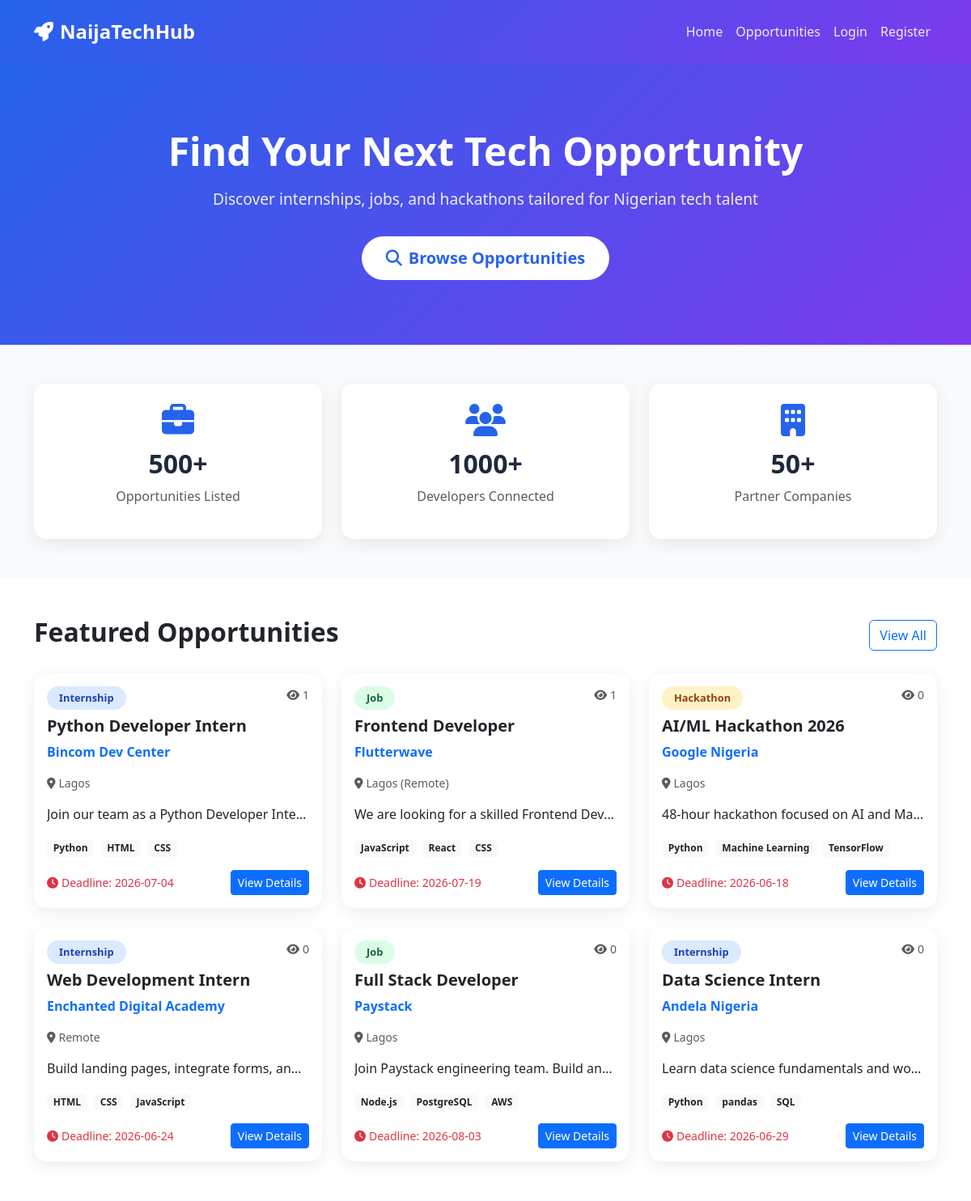
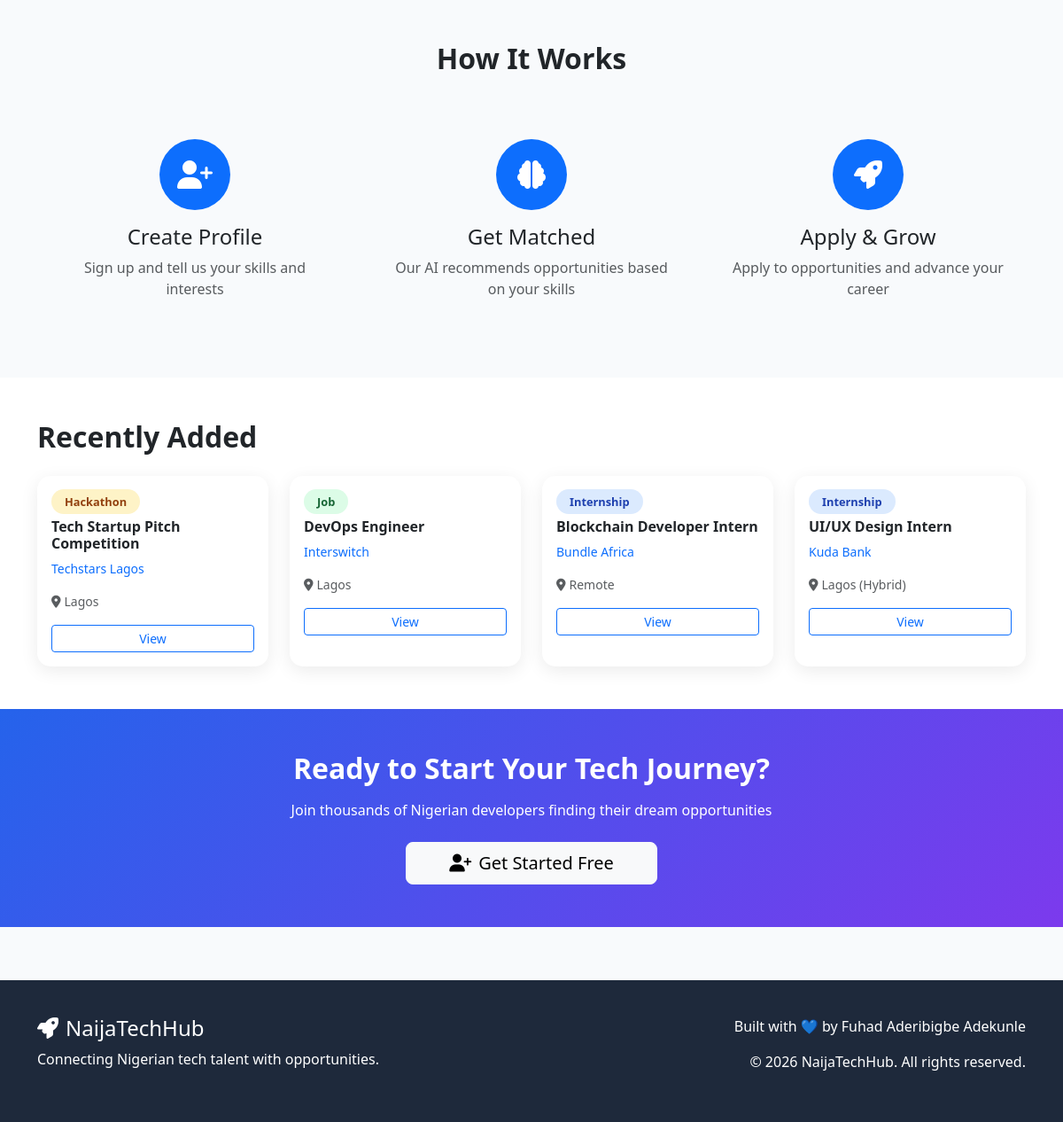
The page / on the database its author committed (2 pictures, top to bottom).
### app.py (models this page shows)
class Opportunity(db.Model):
    id = db.Column(db.Integer, primary_key=True)
    title = db.Column(db.String(200), nullable=False)
    company = db.Column(db.String(200), nullable=False)
    type = db.Column(db.String(50), nullable=False)
    location = db.Column(db.String(100), nullable=False)
    description = db.Column(db.Text, nullable=False)
    skills_required = db.Column(db.String(500), nullable=False)
    deadline = db.Column(db.Date, nullable=False)
    apply_link = db.Column(db.String(500), nullable=False)
    is_active = db.Column(db.Boolean, default=True)
    views = db.Column(db.Integer, default=0)
    created_at = db.Column(db.DateTime, default=datetime.utcnow)

### app.py (the view)
@app.route('/')
def home():
    featured = Opportunity.query.filter_by(is_active=True).order_by(Opportunity.views.desc()).limit(6).all()
    recent = Opportunity.query.filter_by(is_active=True).order_by(Opportunity.created_at.desc()).limit(4).all()
    return render_template('home.html', featured=featured, recent=recent)

### templates/home.html (shortened to what this page needs)
{% extends "base.html" %}
{% block content %}
<section class="hero">
    <div class="container">
        <h1>Find Your Next Tech Opportunity</h1>
        <p>Discover internships, jobs, and hackathons tailored for Nigerian tech talent</p>
        <a href="{{ url_for('opportunities') }}" class="btn btn-hero btn-lg">
            <i class="fas fa-search me-2"></i>Browse Opportunities
        </a>
    </div>
</section>
<section class="py-5">
    <div class="container">
        <div class="row g-4">
            <div class="col-md-4">
                <div class="stat-card">
                    <i class="fas fa-briefcase"></i>
                    <h3>500+</h3>
                    <p class="text-muted">Opportunities Listed</p>
                </div>
            </div>
            <div class="col-md-4">
                <div class="stat-card">
                    <i class="fas fa-users"></i>
                    <h3>1000+</h3>
                    <p class="text-muted">Developers Connected</p>
                </div>
            </div>
            <div class="col-md-4">
                <div class="stat-card">
                    <i class="fas fa-building"></i>
                    <h3>50+</h3>
                    <p class="text-muted">Partner Companies</p>
                </div>
            </div>
        </div>
    </div>
</section>
<section class="py-5 bg-white">
    <div class="container">
        <div class="d-flex justify-content-between align-items-center mb-4">
            <h2 class="fw-bold">Featured Opportunities</h2>
            <a href="{{ url_for('opportunities') }}" class="btn btn-outline-primary">View All</a>
        </div>
        <div class="row g-4">
            {% for opp in featured %}
            <div class="col-md-6 col-lg-4">
                <div class="card h-100">
                    <div class="card-body">
                        <div class="d-flex justify-content-between align-items-start mb-2">
                            <span class="badge-type badge-{{ opp.type }}">{{ opp.type.title() }}</span>
                            <small class="text-muted"><i class="fas fa-eye me-1"></i>{{ opp.views }}</small>
                        </div>
                        <h5 class="card-title fw-bold">{{ opp.title }}</h5>
                        <p class="text-primary fw-semibold">{{ opp.company }}</p>
                        <p class="text-muted small"><i class="fas fa-map-marker-alt me-1"></i>{{ opp.location }}</p>
                        <p class="card-text text-truncate">{{ opp.description[:100] }}...</p>
                        <div class="mb-3">
                            {% for skill in opp.skills_required.split(',')[:3] %}
                                <span class="badge bg-light text-dark me-1">{{ skill.strip() }}</span>
                            {% endfor %}
                        </div>
                        <div class="d-flex justify-content-between align-items-center">
                            <small class="text-danger"><i class="fas fa-clock me-1"></i>Deadline: {{ opp.deadline }}</small>
                            <a href="{{ url_for('opportunity_detail', id=opp.id) }}" class="btn btn-primary btn-sm">View Details</a>
                        </div>
                    </div>
                </div>
            </div>
            {% endfor %}
        </div>
    </div>
</section>
<section class="py-5">
    <div class="container">
        <h2 class="text-center fw-bold mb-5">How It Works</h2>
        <div class="row g-4">
            <div class="col-md-4 text-center">
                <div class="p-4">
                    <div class="bg-primary text-white rounded-circle d-inline-flex align-items-center justify-content-center mb-3" style="width:80px;height:80px;">
                        <i class="fas fa-user-plus fa-2x"></i>
                    </div>
                    <h4>Create Profile</h4>
                    <p class="text-muted">Sign up and tell us your skills and interests</p>
                </div>
            </div>
            <div class="col-md-4 text-center">
                <div class="p-4">
                    <div class="bg-primary text-white rounded-circle d-inline-flex align-items-center justify-content-center mb-3" style="width:80px;height:80px;">
                        <i class="fas fa-brain fa-2x"></i>
                    </div>
                    <h4>Get Matched</h4>
                    <p class="text-muted">Our AI recommends opportunities based on your skills</p>
                </div>
            </div>
            <div class="col-md-4 text-center">
                <div class="p-4">
                    <div class="bg-primary text-white rounded-circle d-inline-flex align-items-center justify-content-center mb-3" style="width:80px;height:80px;">
                        <i class="fas fa-rocket fa-2x"></i>
                    </div>
                    <h4>Apply & Grow</h4>
                    <p class="text-muted">Apply to opportunities and advance your career</p>
                </div>
            </div>
        </div>
    </div>
</section>
<section class="py-5 bg-white">
    <div class="container">
        <h2 class="fw-bold mb-4">Recently Added</h2>
        <div class="row g-4">
            {% for opp in recent %}
            <div class="col-md-6 col-lg-3">
                <div class="card h-100">
                    <div class="card-body">
                        <span class="badge-type badge-{{ opp.type }}">{{ opp.type.title() }}</span>
                        <h6 class="card-title fw-bold mt-2">{{ opp.title }}</h6>
                        <p class="text-primary small">{{ opp.company }}</p>
                        <p class="text-muted small"><i class="fas fa-map-marker-alt me-1"></i>{{ opp.location }}</p>
                        <a href="{{ url_for('opportunity_detail', id=opp.id) }}" class="btn btn-outline-primary btn-sm w-100">View</a>
                    </div>
                </div>
            </div>
            {% endfor %}
        </div>
    </div>
</section>
<section class="py-5" style="background: linear-gradient(135deg, #2563eb, #7c3aed);">
    <div class="container text-center text-white">
        <h2 class="fw-bold mb-3">Ready to Start Your Tech Journey?</h2>
        <p class="mb-4">Join thousands of Nigerian developers finding their dream opportunities</p>
        <a href="{{ url_for('register') }}" class="btn btn-light btn-lg px-5">
            <i class="fas fa-user-plus me-2"></i>Get Started Free
        </a>
    </div>
</section>
{% endblock %}

### templates/base.html (shortened to what this page needs)
<!DOCTYPE html>
<html lang="en">
<head>
    <link href="https://cdn.jsdelivr.net/npm/bootstrap@5.3.0/dist/css/bootstrap.min.css" rel="stylesheet">
    <link rel="stylesheet" href="https://cdnjs.cloudflare.com/ajax/libs/font-awesome/6.4.0/css/all.min.css">
</head>
<body>
    <nav class="navbar navbar-expand-lg">
        <div class="container">
            <a class="navbar-brand" href="{{ url_for('home') }}">
                <i class="fas fa-rocket me-2"></i>NaijaTechHub
            </a>
            <div class="collapse navbar-collapse" id="navbarNav">
                <ul class="navbar-nav ms-auto">
                    <li class="nav-item">
                        <a class="nav-link" href="{{ url_for('home') }}">Home</a>
                    </li>
                    <li class="nav-item">
                        <a class="nav-link" href="{{ url_for('opportunities') }}">Opportunities</a>
                    </li>
                    {% if session.user_id %}
                        <li class="nav-item">
                            <a class="nav-link" href="{{ url_for('dashboard') }}">Dashboard</a>
                        </li>
                        {% if session.user_role == 'admin' %}
                            <li class="nav-item">
                                <a class="nav-link" href="{{ url_for('admin_dashboard') }}">Admin</a>
                            </li>
                        {% endif %}
                        <li class="nav-item">
                            <a class="nav-link" href="{{ url_for('logout') }}">Logout</a>
                        </li>
                    {% else %}
                        <li class="nav-item">
                            <a class="nav-link" href="{{ url_for('login') }}">Login</a>
                        </li>
                        <li class="nav-item">
                            <a class="nav-link" href="{{ url_for('register') }}">Register</a>
                        </li>
                    {% endif %}
                </ul>
            </div>
        </div>
    </nav>
    {% block content %}{% endblock %}
    <footer class="footer">
        <div class="container">
            <div class="row">
                <div class="col-md-6">
                    <h4><i class="fas fa-rocket me-2"></i>NaijaTechHub</h4>
                    <p>Connecting Nigerian tech talent with opportunities.</p>
                </div>
                <div class="col-md-6 text-md-end">
                    <p>Built with 💙 by Fuhad Aderibigbe Adekunle</p>
                    <p>&copy; 2026 NaijaTechHub. All rights reserved.</p>
                </div>
            </div>
        </div>
    </footer>
</body>
</html>

### templates/base.html (style rules this page uses)
:root { --primary: #2563eb; --secondary: #7c3aed; --dark: #1e293b; --light: #f8fafc; }
body { font-family: 'Segoe UI', Tahoma, Geneva, Verdana, sans-serif; background: var(--light); }
.navbar { background: linear-gradient(135deg, var(--primary), var(--secondary)); padding: 1rem 0; }
.navbar-brand { font-weight: 700; font-size: 1.5rem; color: white !important; }
.nav-link { color: rgba(255,255,255,0.9) !important; font-weight: 500; transition: all 0.3s; }
.hero { background: linear-gradient(135deg, var(--primary), var(--secondary)); color: white; padding: 80px 0; text-align: center; }
.hero h1 { font-size: 3rem; font-weight: 800; margin-bottom: 1rem; }
.hero p { font-size: 1.2rem; opacity: 0.9; margin-bottom: 2rem; }
.btn-hero { background: white; color: var(--primary); padding: 12px 30px; border-radius: 50px; font-weight: 600; border: none; transition: all 0.3s; }
.card { border: none; border-radius: 15px; box-shadow: 0 5px 20px rgba(0,0,0,0.08); transition: all 0.3s; overflow: hidden; }
.badge-type { padding: 5px 15px; border-radius: 20px; font-size: 0.8rem; font-weight: 600; }
.badge-internship { background: #dbeafe; color: #1e40af; }
.badge-job { background: #dcfce7; color: #166534; }
.badge-hackathon { background: #fef3c7; color: #92400e; }
.footer { background: var(--dark); color: white; padding: 40px 0; margin-top: 60px; }
.stat-card { background: white; border-radius: 15px; padding: 25px; text-align: center; box-shadow: 0 5px 20px rgba(0,0,0,0.08); }
.stat-card i { font-size: 2.5rem; color: var(--primary); margin-bottom: 15px; }
.stat-card h3 { font-size: 2rem; font-weight: 700; color: var(--dark); }

### rows shown on the page
Opportunity: type "Internship", views "1", title "Python Developer Intern", company "Bincom Dev Center", location "Lagos", description "Join our team as a Python Developer Inte…", strip "Python" "HTML" "CSS", deadline "2026-07-04"
Opportunity: type "Job", views "1", title "Frontend Developer", company "Flutterwave", location "Lagos (Remote)", description "We are looking for a skilled Frontend Dev…", strip "JavaScript" "React" "CSS", deadline "2026-07-19"
Opportunity: type "Hackathon", views "0", title "AI/ML Hackathon 2026", company "Google Nigeria", location "Lagos", description "48-hour hackathon focused on AI and Ma…", strip "Python" "Machine Learning" "TensorFlow", deadline "2026-06-18"
Opportunity: type "Internship", views "0", title "Web Development Intern", company "Enchanted Digital Academy", location "Remote", description "Build landing pages, integrate forms, an…", strip "HTML" "CSS" "JavaScript", deadline "2026-06-24"
Opportunity: type "Job", views "0", title "Full Stack Developer", company "Paystack", location "Lagos", description "Join Paystack engineering team. Build an…", strip "Node.js" "PostgreSQL" "AWS", deadline "2026-08-03"
Opportunity: type "Internship", views "0", title "Data Science Intern", company "Andela Nigeria", location "Lagos", description "Learn data science fundamentals and wo…", strip "Python" "pandas" "SQL", deadline "2026-06-29"
Opportunity: type "Hackathon", title "Tech Startup Pitch Competition", company "Techstars Lagos", location "Lagos"
Opportunity: type "Job", title "DevOps Engineer", company "Interswitch", location "Lagos"
Opportunity: type "Internship", title "Blockchain Developer Intern", company "Bundle Africa", location "Remote"
Opportunity: type "Internship", title "UI/UX Design Intern", company "Kuda Bank", location "Lagos (Hybrid)"
